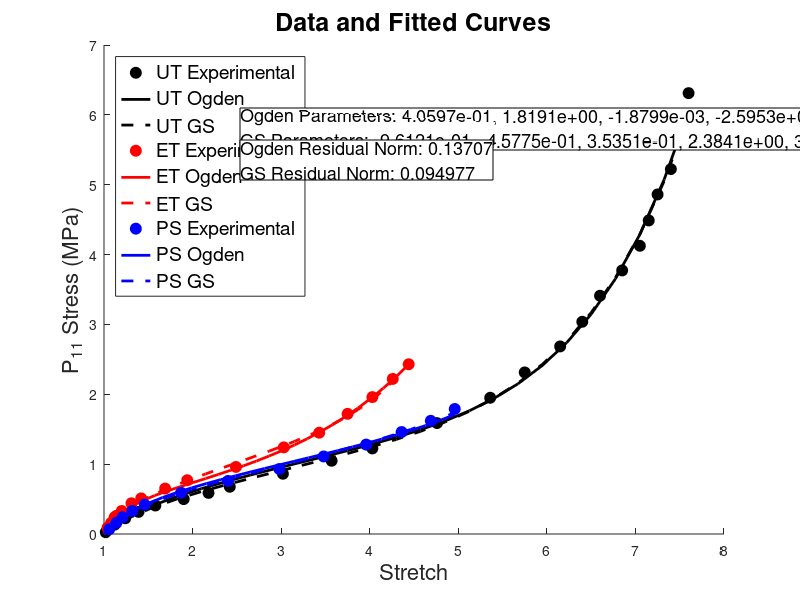
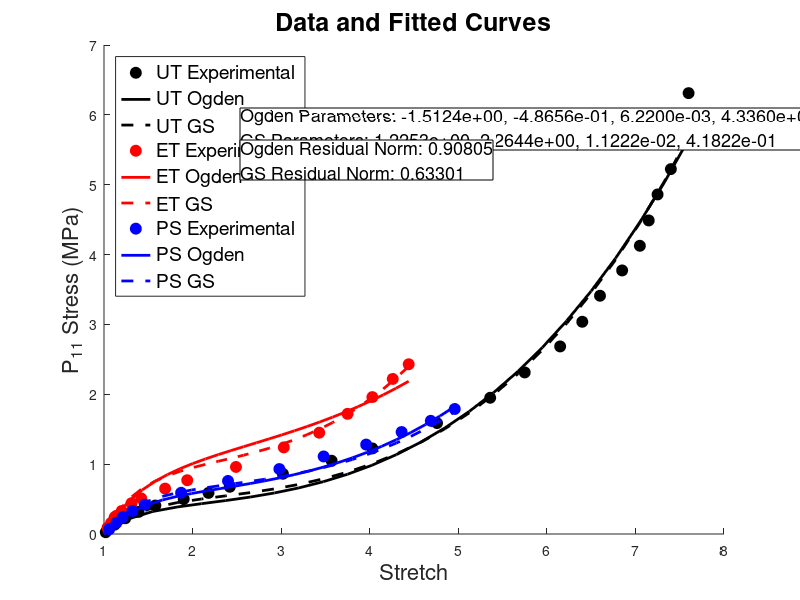

These figures' MATLAB source, in order:
%% This code is to draw figures by parameters input
% Ogden Model with 6 parameters and GS Model with 6 parameters
% Input variables are Ogden_paras and GS_paras

clc;clear;
close all

% loading data
Treloar_UT_strain = importdata("./Treloar-UT/strain.txt");
Treloar_UT_stress = importdata("./Treloar-UT/stress.txt");

Treloar_ET_strain = importdata("./Treloar-ET/strain.txt");
Treloar_ET_stress = importdata("./Treloar-ET/stress.txt");

Treloar_PS_strain = importdata("./Treloar-PS/strain.txt");
Treloar_PS_stress = importdata("./Treloar-PS/stress.txt");

% Ogden_paras = [mu_1, alpha_1, mu_2, alpha_2, mu_3, alpha_3]
% Unit of mu: MPa
Ogden_paras = [4.05965e-1, 1.819059, -1.879932e-3, -2.595254, 1.822613e-6, 8.189521];

% P_11 of Ogden Model
Ogden_UT = @(x, xdata) x(1) * ( xdata .^ (x(2) - 1.0) - xdata .^ (-0.5 * x(2) - 1.0) ) ... 
+ x(3) * ( xdata .^ (x(4) - 1.0) - xdata .^ (-0.5 * x(4) - 1.0) ) ...
+ x(5) * ( xdata .^ (x(6) - 1.0) - xdata .^ (-0.5 * x(6) - 1.0) );

Ogden_ET = @(x, xdata) x(1) * ( xdata .^ (x(2) - 1.0) - xdata .^ (-2.0 * x(2) - 1.0) ) ... 
+ x(3) * ( xdata .^ (x(4) - 1.0) - xdata .^ (-2.0 * x(4) - 1.0) ) ...
+ x(5) * ( xdata .^ (x(6) - 1.0) - xdata .^ (-2.0 * x(6) - 1.0) );

Ogden_PS = @(x, xdata) x(1) * ( xdata .^ (x(2) - 1.0) - xdata .^ (-1.0 * x(2) - 1.0) ) ... 
+ x(3) * ( xdata .^ (x(4) - 1.0) - xdata .^ (-1.0 * x(4) - 1.0) ) ...
+ x(5) * ( xdata .^ (x(6) - 1.0) - xdata .^ (-1.0 * x(6) - 1.0) );

% GS_paras = [n_1, m_1, mu_1, n_2, m_2, mu_2] 
% Unit of mu: MPa
GS_paras = [-9.612114e-1, -4.577532e-1, 3.535054e-1, 2.384084, 3.98994, 1.37801e-5];

% tool function for generalized strain
term1 = @(x, xdata) 2*x(3)*(xdata.^x(2) - xdata.^(-x(1))) .* ((x(2).*(xdata.^(x(2)-1)) + x(1).*(xdata.^(-x(1)-1)) )  / (x(2)+x(1)).^2);
term2 = @(x, xdata) 2*x(6)*(xdata.^x(5) - xdata.^(-x(4))) .* ((x(5).*(xdata.^(x(5)-1)) + x(4).*(xdata.^(-x(4)-1)) )  / (x(5)+x(4)).^2);

% P_11 of generalized strain
GS_UT = @(x, xdata) term1(x, xdata) + term2(x, xdata) - (xdata.^(-1.5)) .* ( term1(x, xdata.^(-0.5)) + term2(x, xdata.^(-0.5)) );
GS_ET = @(x, xdata) term1(x, xdata) + term2(x, xdata) - (xdata.^(-3.0)) .* ( term1(x, xdata.^(-2.0)) + term2(x, xdata.^(-2.0)) );
GS_PS = @(x, xdata) term1(x, xdata) + term2(x, xdata) - (xdata.^(-2.0)) .* ( term1(x, xdata.^(-1.0)) + term2(x, xdata.^(-1.0)) );

% Residual norm
GS_res = sum((GS_UT(GS_paras, Treloar_UT_strain)-Treloar_UT_stress) .* (GS_UT(GS_paras, Treloar_UT_strain)-Treloar_UT_stress) ./ Treloar_UT_stress)...
       + sum((GS_ET(GS_paras, Treloar_ET_strain)-Treloar_ET_stress) .* (GS_ET(GS_paras, Treloar_ET_strain)-Treloar_ET_stress) ./ Treloar_ET_stress)...
       + sum((GS_PS(GS_paras, Treloar_PS_strain)-Treloar_PS_stress) .* (GS_PS(GS_paras, Treloar_PS_strain)-Treloar_PS_stress) ./ Treloar_PS_stress);

disp(['GS residual norm = ' num2str(GS_res)]);

Ogden_res = sum((Ogden_UT(Ogden_paras, Treloar_UT_strain)-Treloar_UT_stress) .* (Ogden_UT(Ogden_paras, Treloar_UT_strain)-Treloar_UT_stress) ./ Treloar_UT_stress)...
          + sum((Ogden_ET(Ogden_paras, Treloar_ET_strain)-Treloar_ET_stress) .* (Ogden_ET(Ogden_paras, Treloar_ET_strain)-Treloar_ET_stress) ./ Treloar_ET_stress)...
          + sum((Ogden_PS(Ogden_paras, Treloar_PS_strain)-Treloar_PS_stress) .* (Ogden_PS(Ogden_paras, Treloar_PS_strain)-Treloar_PS_stress) ./ Treloar_PS_stress);

disp(['Ogden residual norm = ' num2str(Ogden_res)]);


% Prescribed stretch
x_UT = linspace(1.0, max(Treloar_UT_strain), 25);
x_ET = linspace(1.0, max(Treloar_ET_strain), 25);
x_PS = linspace(1.0, max(Treloar_PS_strain), 25);

% Plot
figure;
set(gcf, 'Position', [100, 100, 1000, 1000]); 
hold on;

plot(Treloar_UT_strain, Treloar_UT_stress, 'ko', 'MarkerFaceColor', 'k', 'MarkerSize', 8); 
plot(x_UT, Ogden_UT(Ogden_paras, x_UT), 'Color', 'k', 'LineWidth', 2, 'LineStyle', '-');
plot(x_UT, GS_UT(GS_paras, x_UT), 'Color', 'k', 'LineWidth', 2, 'LineStyle', '--');

plot(Treloar_ET_strain, Treloar_ET_stress, 'ro', 'MarkerFaceColor', 'r', 'MarkerSize', 8); 
plot(x_ET, Ogden_ET(Ogden_paras, x_ET), 'Color', 'r', 'LineWidth', 2, 'LineStyle', '-');
plot(x_ET, GS_ET(GS_paras, x_ET), 'Color', 'r', 'LineWidth', 2, 'LineStyle', '--');

plot(Treloar_PS_strain, Treloar_PS_stress, 'bo', 'MarkerFaceColor', 'b', 'MarkerSize', 8); 
plot(x_PS, Ogden_PS(Ogden_paras, x_PS), 'Color', 'b', 'LineWidth', 2, 'LineStyle', '-');
plot(x_PS, GS_PS(GS_paras, x_PS), 'Color', 'b', 'LineWidth', 2, 'LineStyle', '--');

hold off;

legend('UT Experimental', 'UT Ogden', 'UT GS',...
       'ET Experimental', 'ET Ogden', 'ET GS',...
       'PS Experimental', 'PS Ogden', 'PS GS',...
       'Location', 'northwest', 'FontSize', 14);

title('Data and Fitted Curves', 'FontSize', 18);
xlabel('Stretch', 'FontSize', 16);
ylabel('P_{11} Stress (MPa)', 'FontSize', 16);

% Displaying parameters with scientific notation and four significant figures
Ogden_paras_str = arrayfun(@(x) num2str(x, '%.4e'), Ogden_paras, 'UniformOutput', false);
GS_paras_str = arrayfun(@(x) num2str(x, '%.4e'), GS_paras, 'UniformOutput', false);

% Concatenating parameter strings for display
Ogden_paras_disp = ['Ogden Parameters: ', strjoin(Ogden_paras_str, ', ')];
GS_paras_disp = ['GS Parameters: ', strjoin(GS_paras_str, ', ')];

% Annotation box for displaying parameters
dim = [0.3, 0.75, 0.3, 0.15];
str = {Ogden_paras_disp, GS_paras_disp};
annotation('textbox', dim, 'String', str, 'FitBoxToText', 'on', 'FontSize', 13, 'BackgroundColor', 'white');

% Concatenating residual norm strings for display
GS_res_disp = ['GS Residual Norm: ', num2str(GS_res)];
Ogden_res_disp = ['Ogden Residual Norm: ', num2str(Ogden_res)];

% Annotation box for displaying residual norms
dim_res = [0.3, 0.7, 0.3, 0.15];
str_res = {Ogden_res_disp, GS_res_disp};
annotation('textbox', dim_res, 'String', str_res, 'FitBoxToText', 'on', 'FontSize', 13, 'BackgroundColor', 'white');

% Exporting the figure
saveas(gcf, 'Ogden_vs_GS_6.png');

%% This code is to draw figures by parameters input
% Ogden Model with 6 parameters and GS Model with 4 parameters
% Input variables are Ogden_paras and GS_paras

clc;clear;
close all

% loading data
Treloar_UT_strain = importdata("./Treloar-UT/strain.txt");
Treloar_UT_stress = importdata("./Treloar-UT/stress.txt");

Treloar_ET_strain = importdata("./Treloar-ET/strain.txt");
Treloar_ET_stress = importdata("./Treloar-ET/stress.txt");

Treloar_PS_strain = importdata("./Treloar-PS/strain.txt");
Treloar_PS_stress = importdata("./Treloar-PS/stress.txt");

% Ogden_paras = [mu_1, alpha_1, mu_2, alpha_2]
% Unit of mu: MPa
Ogden_paras = [-1.512367, -4.865593e-1, 6.220023e-3, 4.336023];

% P_11 of Ogden Model
Ogden_UT = @(x, xdata) x(1) * ( xdata .^ (x(2) - 1.0) - xdata .^ (-0.5 * x(2) - 1.0) ) ... 
+ x(3) * ( xdata .^ (x(4) - 1.0) - xdata .^ (-0.5 * x(4) - 1.0) );

Ogden_ET = @(x, xdata) x(1) * ( xdata .^ (x(2) - 1.0) - xdata .^ (-2.0 * x(2) - 1.0) ) ... 
+ x(3) * ( xdata .^ (x(4) - 1.0) - xdata .^ (-2.0 * x(4) - 1.0) );

Ogden_PS = @(x, xdata) x(1) * ( xdata .^ (x(2) - 1.0) - xdata .^ (-1.0 * x(2) - 1.0) ) ... 
+ x(3) * ( xdata .^ (x(4) - 1.0) - xdata .^ (-1.0 * x(4) - 1.0) );

% GS_paras = [n_1, m_1, mu_1, mu2] 
% Unit of mu: MPa
GS_paras = [1.225253, 2.264374, 1.122219e-2, 4.182241e-1];

% tool function for generalized strain
term1 = @(x, xdata) 2*x(3)*(xdata.^x(2) - xdata.^(-x(1))) .* ((x(2).*(xdata.^(x(2)-1)) + x(1).*(xdata.^(-x(1)-1)) )  / (x(2)+x(1)).^2);
term2 = @(x, xdata) 2*x(4).*log(xdata)./xdata;

% P_11 of generalized strain
GS_UT = @(x, xdata) term1(x, xdata) + term2(x, xdata) - (xdata.^(-1.5)) .* ( term1(x, xdata.^(-0.5)) + term2(x, xdata.^(-0.5)) );
GS_ET = @(x, xdata) term1(x, xdata) + term2(x, xdata) - (xdata.^(-3.0)) .* ( term1(x, xdata.^(-2.0)) + term2(x, xdata.^(-2.0)) );
GS_PS = @(x, xdata) term1(x, xdata) + term2(x, xdata) - (xdata.^(-2.0)) .* ( term1(x, xdata.^(-1.0)) + term2(x, xdata.^(-1.0)) );

% Prescribed stretch
x_UT = linspace(1.0, max(Treloar_UT_strain), 25);
x_ET = linspace(1.0, max(Treloar_ET_strain), 25);
x_PS = linspace(1.0, max(Treloar_PS_strain), 25);

% Residual norm
GS_res = sum((GS_UT(GS_paras, Treloar_UT_strain)-Treloar_UT_stress) .* (GS_UT(GS_paras, Treloar_UT_strain)-Treloar_UT_stress) ./ Treloar_UT_stress)...
       + sum((GS_ET(GS_paras, Treloar_ET_strain)-Treloar_ET_stress) .* (GS_ET(GS_paras, Treloar_ET_strain)-Treloar_ET_stress) ./ Treloar_ET_stress)...
       + sum((GS_PS(GS_paras, Treloar_PS_strain)-Treloar_PS_stress) .* (GS_PS(GS_paras, Treloar_PS_strain)-Treloar_PS_stress) ./ Treloar_PS_stress);

disp(['GS residual norm = ' num2str(GS_res)]);

Ogden_res = sum((Ogden_UT(Ogden_paras, Treloar_UT_strain)-Treloar_UT_stress) .* (Ogden_UT(Ogden_paras, Treloar_UT_strain)-Treloar_UT_stress) ./ Treloar_UT_stress)...
          + sum((Ogden_ET(Ogden_paras, Treloar_ET_strain)-Treloar_ET_stress) .* (Ogden_ET(Ogden_paras, Treloar_ET_strain)-Treloar_ET_stress) ./ Treloar_ET_stress)...
          + sum((Ogden_PS(Ogden_paras, Treloar_PS_strain)-Treloar_PS_stress) .* (Ogden_PS(Ogden_paras, Treloar_PS_strain)-Treloar_PS_stress) ./ Treloar_PS_stress);

disp(['Ogden residual norm = ' num2str(Ogden_res)]);

% Plot
figure;
set(gcf, 'Position', [100, 100, 1000, 1000]); 
hold on;

plot(Treloar_UT_strain, Treloar_UT_stress, 'ko', 'MarkerFaceColor', 'k', 'MarkerSize', 8); 
plot(x_UT, Ogden_UT(Ogden_paras, x_UT), 'Color', 'k', 'LineWidth', 2, 'LineStyle', '-');
plot(x_UT, GS_UT(GS_paras, x_UT), 'Color', 'k', 'LineWidth', 2, 'LineStyle', '--');

plot(Treloar_ET_strain, Treloar_ET_stress, 'ro', 'MarkerFaceColor', 'r', 'MarkerSize', 8); 
plot(x_ET, Ogden_ET(Ogden_paras, x_ET), 'Color', 'r', 'LineWidth', 2, 'LineStyle', '-');
plot(x_ET, GS_ET(GS_paras, x_ET), 'Color', 'r', 'LineWidth', 2, 'LineStyle', '--');

plot(Treloar_PS_strain, Treloar_PS_stress, 'bo', 'MarkerFaceColor', 'b', 'MarkerSize', 8); 
plot(x_PS, Ogden_PS(Ogden_paras, x_PS), 'Color', 'b', 'LineWidth', 2, 'LineStyle', '-');
plot(x_PS, GS_PS(GS_paras, x_PS), 'Color', 'b', 'LineWidth', 2, 'LineStyle', '--');
hold off;

legend('UT Experimental', 'UT Ogden', 'UT GS',...
       'ET Experimental', 'ET Ogden', 'ET GS',...
       'PS Experimental', 'PS Ogden', 'PS GS',...
       'Location', 'northwest', 'FontSize', 14);

title('Data and Fitted Curves', 'FontSize', 18);
xlabel('Stretch', 'FontSize', 16);
ylabel('P_{11} Stress (MPa)', 'FontSize', 16);

% Displaying parameters with scientific notation and four significant figures
Ogden_paras_str = arrayfun(@(x) num2str(x, '%.4e'), Ogden_paras, 'UniformOutput', false);
GS_paras_str = arrayfun(@(x) num2str(x, '%.4e'), GS_paras, 'UniformOutput', false);

% Concatenating parameter strings for display
Ogden_paras_disp = ['Ogden Parameters: ', strjoin(Ogden_paras_str, ', ')];
GS_paras_disp = ['GS Parameters: ', strjoin(GS_paras_str, ', ')];

% Annotation box for displaying parameters
dim = [0.3, 0.75, 0.3, 0.15];
str = {Ogden_paras_disp, GS_paras_disp};
annotation('textbox', dim, 'String', str, 'FitBoxToText', 'on', 'FontSize', 13, 'BackgroundColor', 'white');

% Concatenating residual norm strings for display
GS_res_disp = ['GS Residual Norm: ', num2str(GS_res)];
Ogden_res_disp = ['Ogden Residual Norm: ', num2str(Ogden_res)];

% Annotation box for displaying residual norms
dim_res = [0.3, 0.7, 0.3, 0.15];
str_res = {Ogden_res_disp, GS_res_disp};
annotation('textbox', dim_res, 'String', str_res, 'FitBoxToText', 'on', 'FontSize', 13, 'BackgroundColor', 'white');

% Exporting the figure
saveas(gcf, 'Ogden_vs_GS_4.png');
